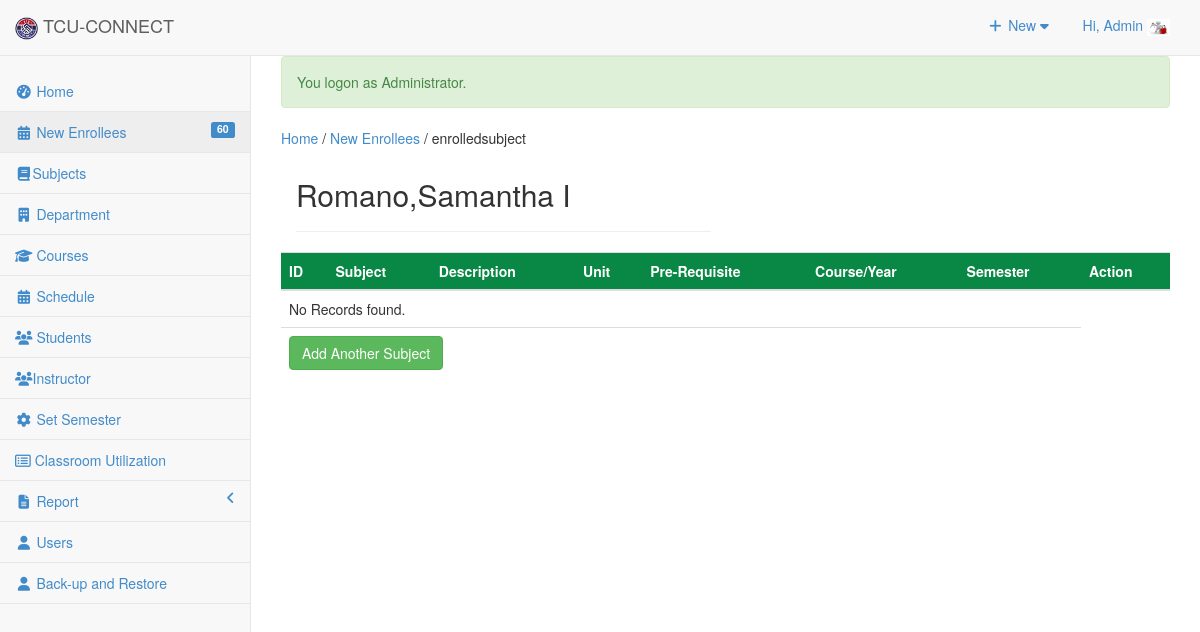
The app's page /admin/enrollees/index.php?view=enrolledsubject&IDNO=1000000131 (signed in) with its own data.
### tables this page shows
CREATE TABLE `useraccounts` (
  `ACCOUNT_ID` int(11) NOT NULL,
  `ACCOUNT_NAME` varchar(255) NOT NULL,
  `ACCOUNT_USERNAME` varchar(255) NOT NULL,
  `ACCOUNT_PASSWORD` text NOT NULL,
  `ACCOUNT_TYPE` varchar(30) NOT NULL,
  `EMPID` int(11) NOT NULL,
  `USERIMAGE` varchar(255) NOT NULL
);

CREATE TABLE `tblstudent` (
  `S_ID` int(11) NOT NULL,
  `IDNO` int(20) NOT NULL,
  `FNAME` varchar(40) NOT NULL,
  `LNAME` varchar(40) NOT NULL,
  `MNAME` varchar(40) NOT NULL,
  `SEX` varchar(10) NOT NULL DEFAULT 'Male',
  `BDAY` date NOT NULL,
  `BPLACE` text NOT NULL,
  `STATUS` varchar(30) NOT NULL,
  `AGE` int(30) NOT NULL,
  `NATIONALITY` varchar(40) NOT NULL,
  `RELIGION` varchar(255) NOT NULL,
  `CONTACT_NO` varchar(40) NOT NULL,
  `HOME_ADD` text NOT NULL,
  `ACC_USERNAME` varchar(255) NOT NULL,
  `ACC_PASSWORD` text NOT NULL,
  `student_status` text NOT NULL,
  `YEARLEVEL` int(11) NOT NULL,
  `STUDSECTION` int(11) NOT NULL,
  `COURSE_ID` int(11) NOT NULL,
  `STUDPHOTO` varchar(255) NOT NULL,
  `SEMESTER` varchar(30) NOT NULL,
  `SYEAR` varchar(30) NOT NULL,
  `NewEnrollees` tinyint(1) NOT NULL
);

### admin/enrollees/index.php (called while the page is built, shortened)
<?php
require_once("../../include/initialize.php");
$view = (isset($_GET['view']) && $_GET['view'] != '') ? $_GET['view'] : '';
 $title="New Enrollees";
 $header=$view;
require_once ("../theme/templates.php");
?>

### include/database.php (called while the page is built, shortened)
<?php
class Database {
	var $sql_string = '';
	public $conn;
	public function open_connection() {
		$this->conn = mysqli_connect(server,user,pass);
		if(!$this->conn){
			echo "Problem in database connection! Contact administrator!";
			exit();
		}else{
			$db_select = mysqli_select_db($this->conn,database_name);
		}
	}
	function setQuery($sql='') {
		$this->sql_string=$sql;
	}
	function executeQuery() {
		$result = mysqli_query($this->conn,$this->sql_string);
		return $result;
	}
	private function confirm_query($result) {
		return $result;
	}
	function loadSingleResult() {
		$cur = $this->executeQuery();
		while ($row = mysqli_fetch_object($cur)) {
		return $data = $row;
		}
	}
}
$mydb = new Database();
?>

### include/accounts.php (called while the page is built, shortened)
<?php
require_once(LIB_PATH.DS.'database.php');
class User {
	protected static  $tblname = "useraccounts";
	function single_user($id=""){
			global $mydb;
			$mydb->setQuery("SELECT * FROM ".self::$tblname."
				Where ACCOUNT_ID= '{$id}' LIMIT 1");
			$cur = $mydb->loadSingleResult();
			return $cur;
	}
}
?>

### include/students.php (called while the page is built, shortened)
<?php
require_once(LIB_PATH.DS.'database.php');
class Student {
	protected static  $tblname = "tblstudent";
	function single_student($id=""){
			global $mydb;
			$mydb->setQuery("SELECT * FROM ".self::$tblname."
				Where IDNO= '{$id}' LIMIT 1");
			$cur = $mydb->loadSingleResult();
			return $cur;
	}
}
?>

### admin/theme/templates.php (the view, shortened to what this page needs)
<!DOCTYPE html>
<html lang="en">
<head>
<link href="<?php echo web_root; ?>admin/css/bootstrap.min.css" rel="stylesheet">
<link href="<?php echo web_root; ?>admin/css/metisMenu.min.css" rel="stylesheet">
<link href="<?php echo web_root; ?>admin/css/timeline.css" rel="stylesheet">
<link href="<?php echo web_root; ?>admin/css/sb-admin-2.css" rel="stylesheet">
<link href="<?php echo web_root; ?>admin/css/morris.css" rel="stylesheet">
<link href="<?php echo web_root; ?>admin/font/css/font-awesome.min.css" rel="stylesheet" type="text/css">
<link href="<?php echo web_root; ?>admin/font/font-awesome.min.css" rel="stylesheet" type="text/css">
<link href="<?php echo web_root; ?>admin/css/dataTables.bootstrap.css" rel="stylesheet">
<link href="<?php echo web_root; ?>css/bootstrap-datetimepicker.min.css" rel="stylesheet" media="screen">
<link href="<?php echo web_root; ?>css/datepicker.css" rel="stylesheet" media="screen">
<link href="<?php echo web_root; ?>admin/css/costum.css" rel="stylesheet">
<link href="<?php echo web_root; ?>css/ekko-lightbox.css" rel="stylesheet">
</head>
<?php
  $sql = "SELECT count(*) as 'enrollees' FROM tblstudent WHERE NewEnrollees=1";
  $mydb->setQuery($sql);
  $enrollees = $mydb->loadSingleResult();
  ?>
<body >
   <div id="wrapper">
        <nav class="navbar navbar-default navbar-static-top  " role="navigation" style="margin-bottom: 0">
            <div class="navbar-header">
                <a class="navbar-brand"  href="<?php echo web_root; ?>admin/index.php" >
                <img src="<?php echo web_root; ?>img/logo.png" height="23">
                TCU-CONNECT</a>
            </div>
            <ul class="nav navbar-top-links navbar-right">
                 <li class="dropdown">
                    <a class="dropdown-toggle" data-toggle="dropdown" href="#">
                        <i class="fa fa-plus fa-fw"></i> New  <i class="fa fa-caret-down"></i>
                    </a>
                </li>
<?php
 $user = New User();
$singleuser = $user->single_user($_SESSION['ACCOUNT_ID']);
?>
                <li class="dropdown">
                    <a class="dropdown-toggle" data-toggle="dropdown" href="#">
                        Hi, <?php echo $_SESSION['ACCOUNT_NAME']; ?> <img title="profile image" width="23px" height="17px" src="<?php echo web_root.'admin/user/'.$singleuser ->USERIMAGE ?>">
                    </a>
                </li>
            </ul>
            <br/>
            <div class="navbar-default sidebar" role="navigation">
                <div class="sidebar-nav navbar-collapse">
                    <ul class="nav" id="side-menu">
                        <li>
                            <a href="<?php echo web_root; ?>admin/index.php"><i class="fa fa-dashboard fa-fw"></i> Home</a>
                        </li>
                         <li>
                             <a href="<?php echo web_root; ?>admin/enrollees/index.php" ><i class="fa fa-calendar fa-fw"></i>  New Enrollees
                             <label class="label pull-right label-primary"><?php echo isset($enrollees->enrollees) ? $enrollees->enrollees : 0; ?></label> </a>
                        </li>
                        <li>
                             <a href="<?php echo web_root; ?>admin/subject/index.php"><i class="fa fa-book fa-fw"></i>Subjects </a>
                        </li>
                        <li>
                             <a href="<?php echo web_root; ?>admin/department/index.php" ><i class="fa  fa-building fa-fw"></i>  Department</a>
                  </li>
                         <li>
                             <a href="<?php echo web_root; ?>admin/course/index.php" ><i class="fa  fa-graduation-cap fa-fw"></i>  Courses </a>
                        </li>
                        <li>
                             <a href="<?php echo web_root; ?>admin/schedule/index.php" ><i class="fa fa-calendar fa-fw"></i>  Schedule </a>
                        </li>
                        <li>
                             <a href="<?php echo web_root; ?>admin/student/index.php" ><i class="fa fa-group fa-fw"></i>  Students </a>
                        </li>
                        <li>
                             <a href="<?php echo web_root; ?>admin/instructor/index.php" ><i class="fa fa-group fa-fw"></i>Instructor </a>
                        </li>
                        <li>
                             <a href="<?php echo web_root; ?>admin/maintenance/index.php" ><i class="fa fa-gear fa-fw"></i>  Set Semester </a>
                        </li>
                           <li>
                                    <a href="<?php echo web_root; ?>admin/classroom/index.php?view=list">
                                    <i class="fa fa-list-alt" ></i>   Classroom Utilization</a>
                           </li>
                           <li>
                            <a href="#"><i class="fa  fa-file-text fa-fw"></i> Report <span class="fa arrow"></span></a>
                        </li>
                        <?php if ($_SESSION['ACCOUNT_TYPE']=='Administrator') {
                        ?>
                          <li>
                            <a href="<?php echo web_root; ?>admin/user/index.php" ><i class="fa fa-user fa-fw"></i> Users </a>
                        </li>
                        <li>
                            <a href="<?php echo web_root; ?>admin/back-up/index.php" ><i class="fa fa-user fa-fw"></i> Back-up and Restore </a>
                        </li>
                 <?php }  ?>
                    </ul>
                </div>
            </div>
        </nav>
  <div id="page-wrapper">
            <div class="row" >
                <div class="col-lg-12">
                    <p>
                    <?php
                    if ($title<>'Home'){
                       echo   ' <a href="'. web_root.'admin/index.php" title="Home" >Home</a>  /
                        <a href="index.php" title="'. $title.'" >'. $title.'</a>
                        '.(isset($header) ? ' / '. $header : '') .'</p>'  ;
                    } ?>
                  <?php require_once $content; ?>
                </div>
            </div>
        </div>
    </div>
</body>
</html>

### admin/enrollees/enrolledsubject.php (shortened to what this page needs)
 <?php
  $student = New Student();
  $res = $student->single_student($_GET['IDNO']);
?>
<div class="row">
 <div class="col-lg-12">
 <div class="col-md-6">
  <h2 ><?php echo   $res->LNAME.','. $res->FNAME.' '. $res->MNAME; ?></h2>
       <hr/>
 </div>
</div>
</div>
 <form action="controller.php?action=addsubjecttrans" method="POST">
      <table class="table table-hover">
            <thead>
              <tr  bgcolor="#098744" style="color:#fff">
             <th>ID</th>
              <th>
               Subject</th>
              <th>Description</th>
              <th>Unit</th>
              <th>Pre-Requisite</th>
              <th>Course/Year</th>
              <th>Semester</th>
              <th width="10%" >Action</th>
            </tr>
          </thead>
          <tfoot>
          <?php
            if (isset($_SESSION['pay'])) {
              echo '<tr>
           <td colspan="3"><h4 align="right">Total Units:</h4></td>
           <td colspan="6">
             <h4><b> '. $_SESSION['pay']  .'</b></h4>
            </td>
            </tr>
            <tr>
            <td colspan="5">
              <a href="index.php?view=addCredit&IDNO='.$_GET['IDNO'].'" class="btn btn-success btn-md" name="submit" type="submit">Add Another Subject</a>
            </td>
            <td colspan="3" align="right" >
               <button class="btn btn-success btn-md" name="submit" type="submit">Submit</button>
            </td>
             </tr>';
            }else{
            echo '<tr>
            <td colspan="8">No Records found.</td>
            </tr>
            <tr>
              <td colspan="7">
                <a href="index.php?view=addCredit&IDNO='.$_GET['IDNO'].'" class="btn btn-success btn-md" name="submit" type="submit">Add Another Subject</a>
              </td>
             </tr>';
            }
          ?>
          </tfoot>
        </table>
</form>

### admin/css/sb-admin-2.css (style rules this page uses)
body { background-color: #f8f8f8; }
#wrapper { width: 100%; }
#page-wrapper { padding: 0 15px; min-height: 568px; background-color: #fff; }
@media (min-width:768px) { #page-wrapper { position: inherit; margin: 0 0 0 250px; padding: 0 30px; border-left: 1px solid #e7e7e7; } }
.navbar-top-links { margin-right: 0; }
.navbar-top-links li { display: inline-block; }
.navbar-top-links li:last-child { margin-right: 15px; }
.navbar-top-links li a { padding: 15px; min-height: 50px; }
.sidebar .sidebar-nav.navbar-collapse { padding-right: 0; padding-left: 0; }
.sidebar ul li { border-bottom: 1px solid #e7e7e7; }
.sidebar ul li a.active { background-color: #eee; }
.sidebar .arrow { float: right; }
.sidebar .fa.arrow:before { content: "\f104"; }
@media (min-width:768px) { .sidebar { z-index: 1; position: absolute; width: 250px; margin-top: 51px; } }

### records on screen
useraccounts: USERIMAGE (picture)
tblstudent: LNAME "Romano", FNAME "Samantha", MNAME "I"

### other values on screen
$_SESSION['ACCOUNT_NAME'] "Admin"
$enrollees->enrollees "60"
$_SESSION['message'] "You logon as Administrator."
$title "New Enrollees"
$header "enrolledsubject"
